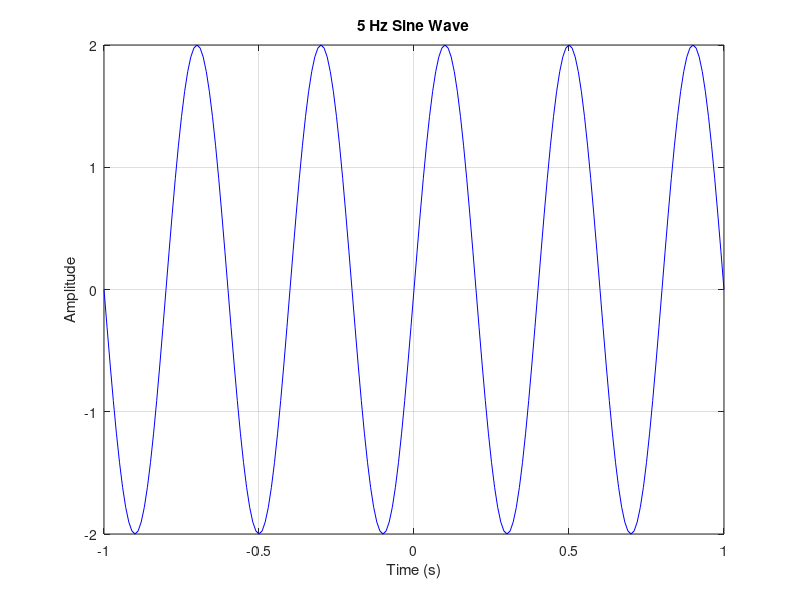
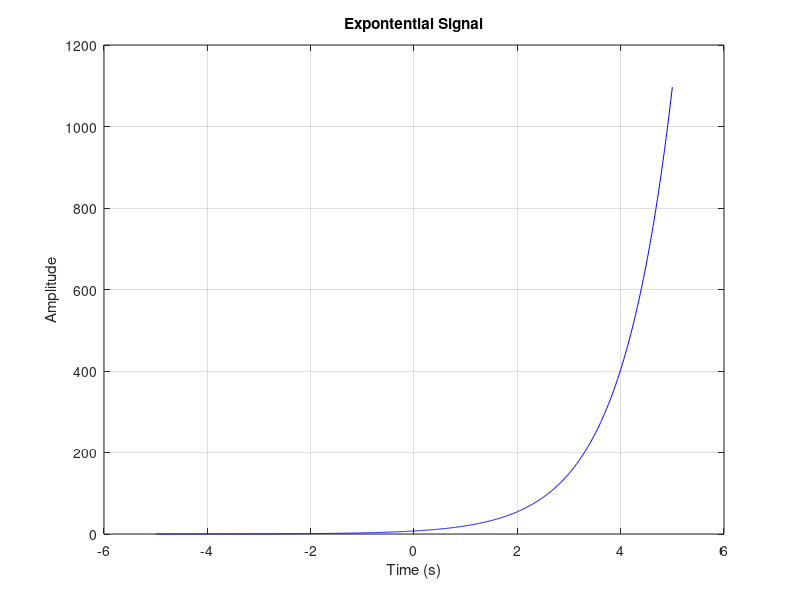
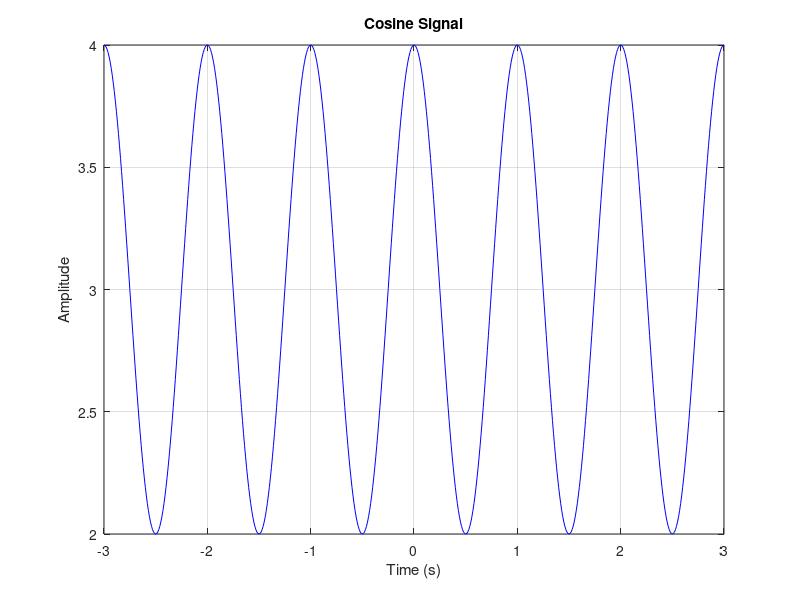
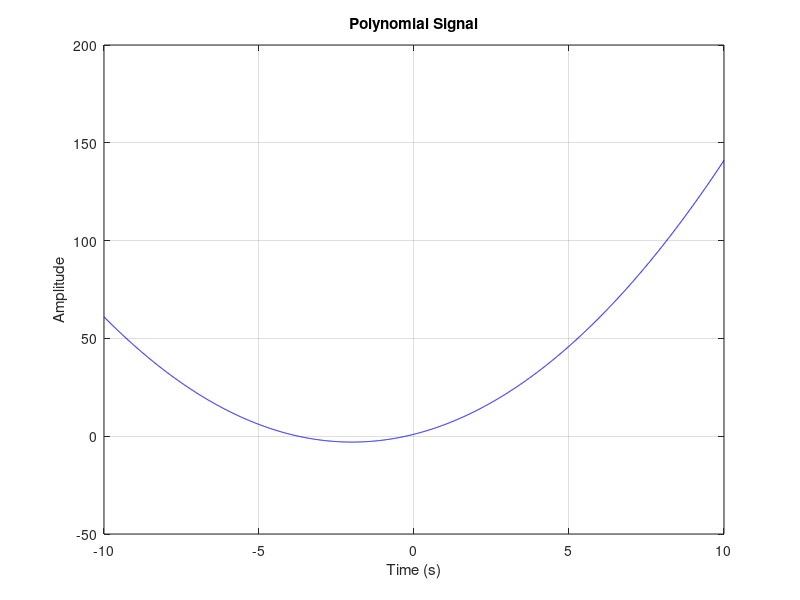

Write MATLAB code to recreate these figures, in order.
%% Signals and Systems Laboratory 1
%           Exercise 4
%           Ploting Signals
clc;
clear;

Dt = 0.01;      % time step
t = -1:Dt:1;    % total time
% Define a signal, for example, a sine wave
x = 2*sin(5*pi* t);  % 5 Hz sine wave

% Plot the signal
fig1 = figure(1);
clf;
plot(t,x,'b-');
xlabel('Time (s)');
ylabel('Amplitude');
title('5 Hz Sine Wave');
grid on;
% Save the plot in your local directory
saveas(fig1,"Sine Signal","png");


%% Second Example
Dt = 0.01;      % time step
t = -5:Dt:5;    % total time
% Define a signal, for example, a sine wave
x = exp(t+2);  % Exp signal

% Plot the signal
fig2 = figure(2);
clf;
plot(t,x,'b-');
xlabel('Time (s)');
ylabel('Amplitude');
title('Expontential Signal');
grid on;
% Save the plot in your local directory
saveas(fig2,"Expontential Signal","png");


%% Third Example
Dt = 0.01;      % time step
t = -3:Dt:3;    % total time
% Define a signal, for example, a sine wave
x = cos(2*pi*t) + 3*cos(10*pi);  % Exp signal

% Plot the signal
fig3 = figure(3);
clf;
plot(t,x,'b-');
xlabel('Time (s)');
ylabel('Amplitude');
title('Cosine Signal');
grid on;
% Save the plot in your local directory
saveas(fig3,"Cosine Signal","png");

%% Fourth Example
Dt = 0.01;      % time step
t = -10:Dt:10;    % total time
% Define a signal, for example, a sine wave
x = t.^2 + 4*t + 1;  % Pol signal, element wise in pows

% Plot the signal
fig4 = figure(4);
clf;
plot(t,x,'b-');
xlabel('Time (s)');
ylabel('Amplitude');
title('Polynomial Signal');
grid on;
% Save the plot in your local directory
saveas(fig4,"Polynomial Signal","png");

%% Fifth Example
Dt = 0.01;      % time step
t = -10:Dt:10;    % total time
% Define a signal, for example, a sine wave
x = (sqrt(1-cos(t)) + sqrt(cos(t))).^2;  % Square Root Cosine signal, element wise in pows

% Plot the signal
fig5 = figure(5);
clf;
plot(t,x,'b-');
xlabel('Time (s)');
ylabel('Amplitude');
title('Square Root Cosine Signal');
grid on;
% Save the plot in your local directory
saveas(fig5,"Square Root Cosine Signal","png");
